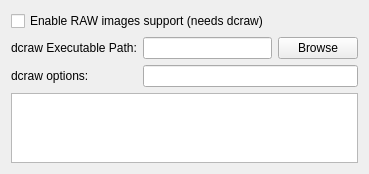
<?xml version="1.0" encoding="UTF-8"?>
<ui version="4.0">
 <class>RawWidget</class>
 <widget class="QWidget" name="RawWidget">
  <property name="geometry">
   <rect>
    <x>0</x>
    <y>0</y>
    <width>369</width>
    <height>170</height>
   </rect>
  </property>
  <layout class="QGridLayout" name="gridLayout_2">
   <item row="0" column="0" colspan="3">
    <widget class="QCheckBox" name="rawCheckBox">
     <property name="text">
      <string>Enable RAW images support (needs dcraw)</string>
     </property>
    </widget>
   </item>
   <item row="2" column="0">
    <widget class="QLabel" name="label_10">
     <property name="text">
      <string>dcraw options:</string>
     </property>
    </widget>
   </item>
   <item row="1" column="1">
    <widget class="QLineEdit" name="dcrawLineEdit"/>
   </item>
   <item row="1" column="0">
    <widget class="QLabel" name="label_9">
     <property name="text">
      <string>dcraw Executable Path:</string>
     </property>
    </widget>
   </item>
   <item row="1" column="2">
    <widget class="QPushButton" name="dcrawPushButton">
     <property name="text">
      <string>Browse</string>
     </property>
    </widget>
   </item>
   <item row="2" column="1" colspan="2">
    <widget class="QLineEdit" name="dcrawOptions"/>
   </item>
   <item row="3" column="0" colspan="3">
    <widget class="QTextBrowser" name="helpTextBrowser">
     <property name="lineWrapMode">
      <enum>QTextEdit::NoWrap</enum>
     </property>
     <property name="acceptRichText">
      <bool>false</bool>
     </property>
     <property name="textInteractionFlags">
      <set>Qt::TextSelectableByKeyboard|Qt::TextSelectableByMouse</set>
     </property>
     <property name="openLinks">
      <bool>false</bool>
     </property>
    </widget>
   </item>
  </layout>
 </widget>
 <resources/>
 <connections/>
</ui>
